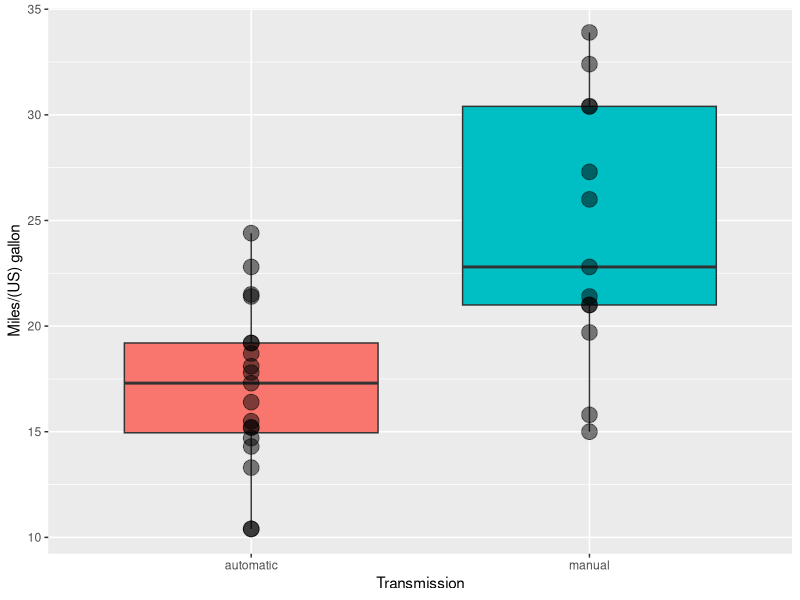
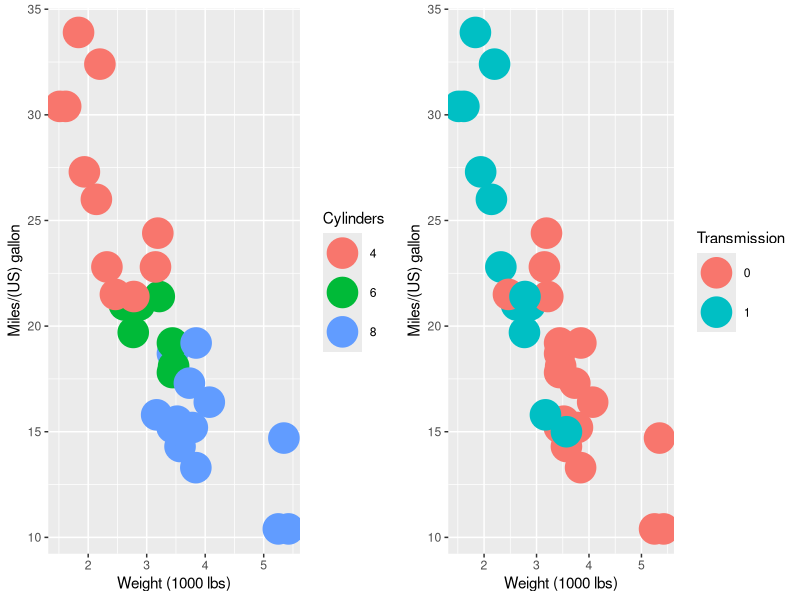
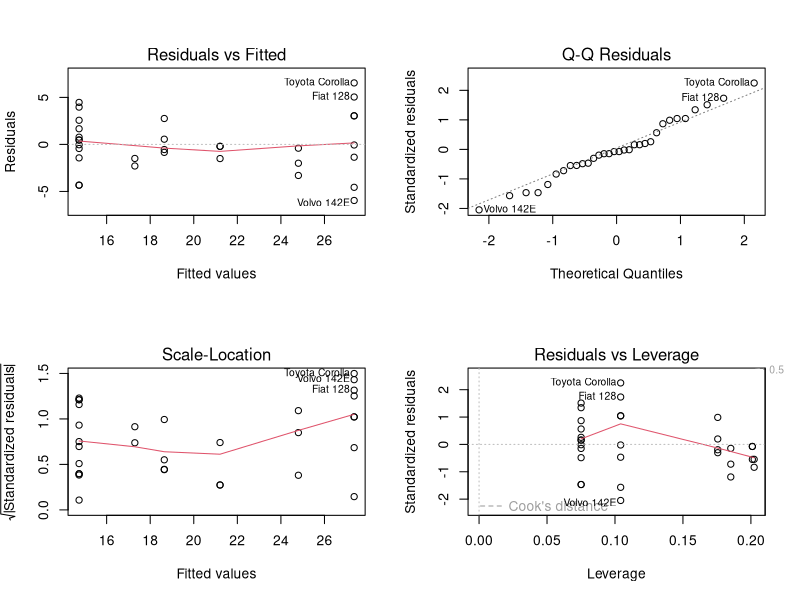

Here is the R script that generated these plots, in order:
## ---- chunk 1
knitr::opts_chunk$set(echo = TRUE)
## ---- chunk 2
library(ggplot2)
data("mtcars")
head(mtcars)
## ---- chunk 3
g<- ggplot(data = mtcars,aes(x=factor(am),y=mpg,fill=factor(am)))
g<- g   + geom_boxplot()+ geom_point(size=5,alpha=0.5)
g<- g + xlab('Transmission') + ylab('Miles/(US) gallon')
g<- g + scale_x_discrete(labels=c('automatic','manual'))
g<- g + theme(legend.position='none')
g
## ---- chunk 4
data_auto <- subset(mtcars,am==0)$mpg
data_manu <- subset(mtcars,am==1)$mpg
t<- t.test(data_manu,data_auto)
t$p.value
## ---- chunk 5
library(gridExtra)
h1<- ggplot(data = mtcars,aes(x=wt,y=mpg))
h1<- h1 + geom_point(size=10, aes(col=factor(cyl))) + xlab('Weight (1000 lbs)') + ylab('Miles/(US) gallon')
h1<-h1+ guides(col=guide_legend(title="Cylinders"))

h2<- ggplot(data = mtcars,aes(x=wt,y=mpg))
h2<-h2 + geom_point(size=10, aes(col=factor(am)))+ xlab('Weight (1000 lbs)') + ylab('Miles/(US) gallon')
h2<-h2+guides(col=guide_legend(title="Transmission"))
grid.arrange(h1,h2,ncol=2,nrow=1)
## ---- chunk 6
fit1 <- lm(mpg~factor(am),data=mtcars)
fit2 <- lm(mpg~factor(am)+factor(cyl),data=mtcars)
fit3 <- lm(mpg~factor(am)*factor(cyl),data=mtcars)
## ---- chunk 7
anova(fit1,fit2,fit3)
## ---- chunk 8
par(mfrow=c(2,2))
plot(fit2)
## ---- chunk 9
summary(fit2)$coef
